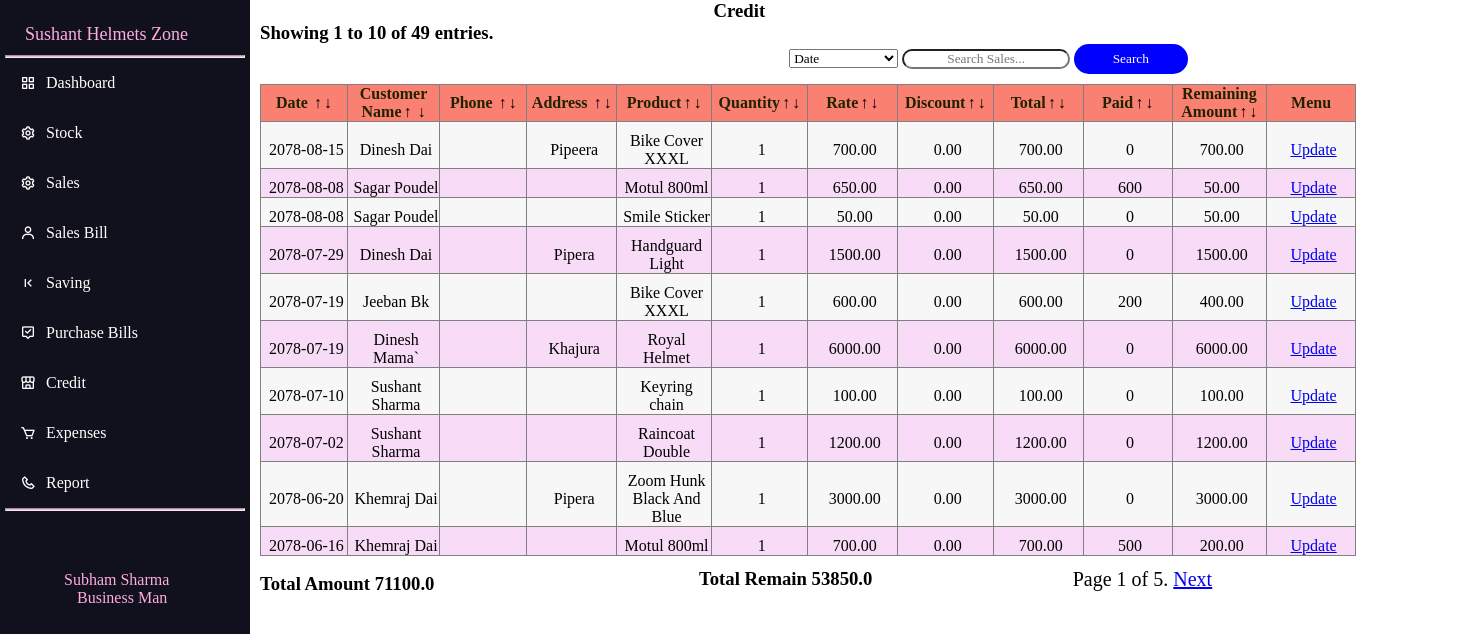
Screenshot of /credit with the database file from the repository.
### home/models.py (models this page shows, shortened)
class Credit(models.Model):
    Date=models.CharField(max_length=100)
    Customer_name=models.CharField(max_length=255)
    Customer_phone=models.CharField(max_length=255)
    Customer_address=models.CharField(max_length=255)
    Product=models.CharField(max_length=255)
    Quantity=models.IntegerField()
    Rate=models.DecimalField(max_digits=100,decimal_places=2)
    Discount=models.DecimalField(max_digits=100,decimal_places=2)
    Total=models.DecimalField(max_digits=100,decimal_places=2)
    Paid=models.IntegerField()
    Due_left=models.DecimalField(max_digits=100,decimal_places=2)
    class Meta:
        ordering=('-Date',)

### home/views.py (the view)
# urls.py: path('credit',views.credit),
def credit(request):
    count=0
    objec=Credit.objects.all()
    for data in objec:
        count+=1
    total=0.0
    remain=0.0
    for data in objec:
        total=float(data.Total)+total
    for data in objec:
        remain=float(data.Due_left)+remain
    p=Paginator(objec,10)
    page=request.GET.get('page')
    data=p.get_page(page)
    start=data.start_index()
    end=data.end_index()
    return render(request,'credit.html',{'data':data,'total':total,'remain':remain,'count':count,'start':start,'end':end})

### templates/credit.html (shortened to what this page needs)
{%include 'index.html'%}
<!DOCTYPE html>
<html lang="en">
<head>
</head>
<body>
    {%block content%}
    <div class="new">
            <h3 class="title">Credit</h3>
            <div class="searchsale">
                <form method='POST' action='searchcredit'>
                    <h3>Showing {{start}} to {{end}} of {{count}} entries.</h3>
                    <select name="searchtype" class="searchtype">
                        <option>Date</option>
                    </select>
                <input class="searchfield" type="text" name="findtext" placeholder="Search Sales..." required="required">
                <button >Search</button>
                </form>
                </div>
                <table border="1" cellspacing=0>
                    <thead>
                       <tr>
                        <th>Date <a class ="arr" href="creditdecreaseDate">↑</a><a class="arr" href="creditincreaseDate">↓</a></th>
                        <th>Customer Name<a class ="arr" href="creditdecreaseCustomer_name">↑</a> <a class="arr" href="creditincreaseCustomer_name">↓</a></th>
                        <th>Phone <a class ="arr" href="creditdecreaseCustomer_phone">↑</a><a class="arr" href="creditincreaseCustomer_phone">↓</a></th>
                        <th>Address <a class ="arr" href="creditdecreaseCustomer_address">↑</a><a class="arr" href="creditincreaseCustomer_address">↓</a></th>
                        <th>Product<a class ="arr" href="creditdecreaseProduct">↑</a><a class="arr" href="creditincreaseProduct">↓</a></th>
                        <th>Quantity<a class ="arr" href="creditdecreaseQuantity">↑</a><a class="arr" href="creditincreaseQuantity">↓</a></th>
                        <th>Rate<a class ="arr" href="creditdecreaseRate">↑</a><a class="arr" href="creditincreaseRate">↓</a></th>
                        <th>Discount<a class ="arr" href="creditdecreaseDiscount">↑</a><a class="arr" href="creditincreaseDiscount">↓</a></th>
                        <th>Total<a class ="arr" href="creditdecreaseTotal">↑</a><a class="arr" href="creditincreaseTotal">↓</a></th>
                        <th>Paid<a class ="arr" href="creditdecreasePaid">↑</a><a class="arr" href="creditincreasePaid">↓</a></th>
                        <th>Remaining Amount<a class ="arr" href="creditdecreaseDue_left">↑</a><a class="arr" href="creditincreaseDue_left">↓</a></th>
                        <th>Menu</th>
                       </tr>
                    </thead>
                    <tbody>
                    {%for obj in data%}
                        <tr>
                            <td>{{obj.Date}}</td>
                            <td>{{obj.Customer_name}}</td>
                            <td>{{obj.Customer_phone}}</td>
                            <td>{{obj.Customer_address}}</td>
                            <td>{{obj.Product}}</td>
                            <td>{{obj.Quantity}}</td>
                            <td>{{obj.Rate}}</td>
                            <td>{{obj.Discount}}</td>
                            <td>{{obj.Total}}</td>
                            <td>{{obj.Paid}}</td>
                            <td>{{obj.Due_left}}</td>
                            <td><a href="{{obj.id}}">Update</a></td>
                           </tr>
                           {%endfor%}
                    </tbody>
                </table>
                    </div>
                    <div class="new">
                        <div class="allall">
                        <h3 class="total">Total Amount  {{total}}</h3>
                        <h3 class="credit">Total Remain {{remain}}</h3>
                    <div class="pagination">
                        <span class="step-links">
                                      <span class="current">      Page {{ data.number }} of {{ data.paginator.num_pages }}.    </span>
                                        {% if data.has_next %}
                                            <a href="?page={{ data.next_page_number }}">Next</a>
                                            {% endif %}  </span>
                                            </div>
                                            </div>
                                            </div>
    {%endblock%}
</body>
</html>

### templates/credit.html (style rules this page uses)
tr { padding-top: 10px; }
td { padding-top:10px; padding-left: 5px; }
button { width:30px; background-color:#0000FF; height:0.8cm; width:3cm; color:#fff; border-radius:10cm; border:none; }
.title { padding-left:12cm; }
.searchsale { display:flex; }
.searchfield { border-radius: 14cm; text-align: center; outline: none; }
.searchtype { margin-left:14cm; }
th { width:100px; }
table { margin-top: 10px; width:29cm; border-collapse: collapse; text-align:center; }
th { background-color:salmon; }
thead tr th { color: #220; text-align:center; }
tbody tr:nth-child(even) { background-color: #f8dcf7; }
tbody tr:nth-child(odd) { background-color: #f7f7f7; }
.pagination { padding-top:0.3cm; padding-left: 5.3cm; font-style:normal; font-size:20px; }
.total { margin-top:5px; padding-left: 0%; }
.allall { display:flex; }
.credit { padding-top:0.3cm; padding-left:7cm; }
.total { padding-top:0.3cm; }
.arr { color:black; text-decoration:none; margin-left: 2px;; }

### rows the page displays
Credit: Date "2078-08-15", Customer_name "Dinesh Dai", Customer_address "Pipeera", Product "Bike Cover XXXL", Quantity "1", Rate "700.00", Discount "0.00", Total "700.00", Paid "0", Due_left "700.00"
Credit: Date "2078-08-08", Customer_name "Sagar Poudel", Product "Motul 800ml", Quantity "1", Rate "650.00", Discount "0.00", Total "650.00", Paid "600", Due_left "50.00"
Credit: Date "2078-08-08", Customer_name "Sagar Poudel", Product "Smile Sticker", Quantity "1", Rate "50.00", Discount "0.00", Total "50.00", Paid "0", Due_left "50.00"
Credit: Date "2078-07-29", Customer_name "Dinesh Dai", Customer_address "Pipera", Product "Handguard Light", Quantity "1", Rate "1500.00", Discount "0.00", Total "1500.00", Paid "0", Due_left "1500.00"
Credit: Date "2078-07-19", Customer_name "Jeeban Bk", Product "Bike Cover XXXL", Quantity "1", Rate "600.00", Discount "0.00", Total "600.00", Paid "200", Due_left "400.00"
Credit: Date "2078-07-19", Customer_name "Dinesh Mama`", Customer_address "Khajura", Product "Royal Helmet", Quantity "1", Rate "6000.00", Discount "0.00", Total "6000.00", Paid "0", Due_left "6000.00"
Credit: Date "2078-07-10", Customer_name "Sushant Sharma", Product "Keyring chain", Quantity "1", Rate "100.00", Discount "0.00", Total "100.00", Paid "0", Due_left "100.00"
Credit: Date "2078-07-02", Customer_name "Sushant Sharma", Product "Raincoat Double", Quantity "1", Rate "1200.00", Discount "0.00", Total "1200.00", Paid "0", Due_left "1200.00"
Credit: Date "2078-06-20", Customer_name "Khemraj Dai", Customer_address "Pipera", Product "Zoom Hunk Black And Blue", Quantity "1", Rate "3000.00", Discount "0.00", Total "3000.00", Paid "0", Due_left "3000.00"
Credit: Date "2078-06-16", Customer_name "Khemraj Dai", Product "Motul 800ml", Quantity "1", Rate "700.00", Discount "0.00", Total "700.00", Paid "500", Due_left "200.00"

### other values shown
{{ start }} "1"
{{ end }} "10"
{{ count }} "49"
{{ total }} "71100.0"
{{ remain }} "53850.0"
{{ data.number }} "1"
{{ data.paginator.num_pages }} "5"
